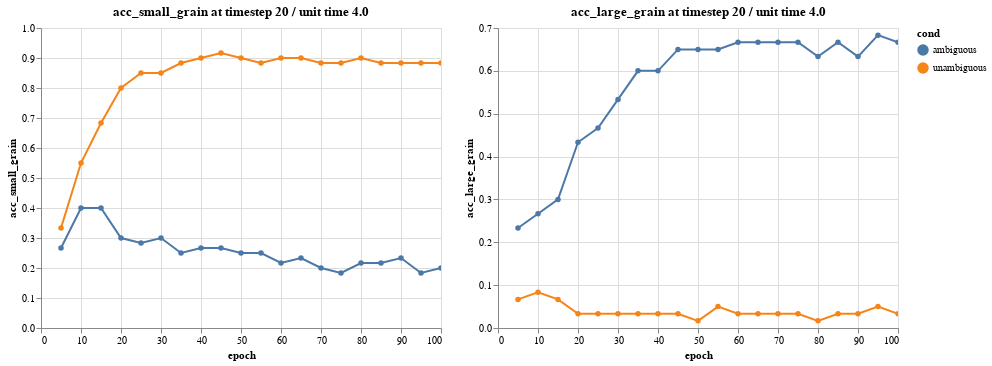

Source (notebook cell):
### Markdown cell above
### Grain plots

### Code cell
small = vis.plot_dev('acc_small_grain', exp='grain')
large = vis.plot_dev('acc_large_grain', exp='grain')
grain_plot = small | large
grain_plot.save(cfg.path_plot_folder + 'grain.html')
grain_plot

### Figure 1 — Vega-Lite specification as saved in the notebook (floating-point values rounded to 4 significant figures)
{"hconcat": [{"mark": {"point": true, "type": "line"}, "encoding": {"x": {"field": "epoch", "type": "quantitative"}, "color": {"field": "cond", "type": "nominal"}, "opacity": {"value": 0, "condition": {"value": 1, "selection": "selector010"}}, "y": {"field": "acc_small_grain", "type": "quantitative"}, "tooltip": [{"field": "epoch", "type": "quantitative"}, {"field": "timestep", "type": "quantitative"}, {"field": "sample_mil", "type": "quantitative"}, {"field": "acc", "type": "quantitative"}, {"field": "sse", "type": "quantitative"}]}, "selection": {"selector010": {"fields": ["cond"], "empty": "all", "type": "single", "on": "click"}, "selector011": {"bind": "scales", "type": "interval", "encodings": ["x", "y"]}}, "data": {"name": "data-3440e452d3d65d163a62edce63478c95"}, "title": "acc_small_grain at timestep 20 / unit time 4.0"}, {"mark": {"point": true, "type": "line"}, "encoding": {"x": {"field": "epoch", "type": "quantitative"}, "color": {"field": "cond", "type": "nominal"}, "opacity": {"value": 0, "condition": {"value": 1, "selection": "selector012"}}, "y": {"field": "acc_large_grain", "type": "quantitative"}, "tooltip": [{"field": "epoch", "type": "quantitative"}, {"field": "timestep", "type": "quantitative"}, {"field": "sample_mil", "type": "quantitative"}, {"field": "acc", "type": "quantitative"}, {"field": "sse", "type": "quantitative"}]}, "selection": {"selector013": {"bind": "scales", "type": "interval", "encodings": ["x", "y"]}, "selector012": {"fields": ["cond"], "empty": "all", "type": "single", "on": "click"}}, "data": {"name": "data-3440e452d3d65d163a62edce63478c95"}, "title": "acc_large_grain at timestep 20 / unit time 4.0"}], "datasets": {"data-3440e452d3d65d163a62edce63478c95": [{"epoch": 5, "acc": 0.5, "sample_mil": 0.04992, "exp": "grain", "timestep": 19, "acc_small_grain": 0.2667, "sse_small_grain": 2.534, "sse": 1.942, "code_name": "O2P_revisiting_weight_decay_0", "condition": "ambiguous", "unit_time": 3.8, "input_s": 0.0, "condition_pf": null, "cond": "ambiguous", "acc_large_grain": 0.2333, "sse_large_grain": 2.42}, {"epoch": 5, "acc": 0.4, "sample_mil": 0.04992, "exp": "grain", "timestep": 19, "acc_small_grain": 0.3333, "sse_small_grain": 1.983, "sse": 1.803, "code_name": "O2P_revisiting_weight_decay_0", "condition": "unambiguous", "unit_time": 3.8, "input_s": 0.0, "condition_pf": null, "cond": "unambiguous", "acc_large_grain": 0.06667, "sse_large_grain": 2.427}, {"epoch": 10, "acc": 0.6667, "sample_mil": 0.09984, "exp": "grain", "timestep": 19, "acc_small_grain": 0.4, "sse_small_grain": 1.479, "sse": 0.8676, "code_name": "O2P_revisiting_weight_decay_0", "condition": "ambiguous", "unit_time": 3.8, "input_s": 0.0, "condition_pf": null, "cond": "ambiguous", "acc_large_grain": 0.2667, "sse_large_grain": 1.384}, {"epoch": 10, "acc": 0.6333, "sample_mil": 0.09984, "exp": "grain", "timestep": 19, "acc_small_grain": 0.55, "sse_small_grain": 0.9486, "sse": 0.8853, "code_name": "O2P_revisiting_weight_decay_0", "condition": "unambiguous", "unit_time": 3.8, "input_s": 0.0, "condition_pf": null, "cond": "unambiguous", "acc_large_grain": 0.08333, "sse_large_grain": 1.988}, {"epoch": 15, "acc": 0.7, "sample_mil": 0.1498, "exp": "grain", "timestep": 19, "acc_small_grain": 0.4, "sse_small_grain": 1.502, "sse": 0.6458, "code_name": "O2P_revisiting_weight_decay_0", "condition": "ambiguous", "unit_time": 3.8, "input_s": 0.0, "condition_pf": null, "cond": "ambiguous", "acc_large_grain": 0.3, "sse_large_grain": 1.308}, {"epoch": 15, "acc": 0.75, "sample_mil": 0.1498, "exp": "grain", "timestep": 19, "acc_small_grain": 0.6833, "sse_small_grain": 0.5905, "sse": 0.5037, "code_name": "O2P_revisiting_weight_decay_0", "condition": "unambiguous", "unit_time": 3.8, "input_s": 0.0, "condition_pf": null, "cond": "unambiguous", "acc_large_grain": 0.06667, "sse_large_grain": 2.174}, {"epoch": 20, "acc": 0.7333, "sample_mil": 0.1997, "exp": "grain", "timestep": 19, "acc_small_grain": 0.3, "sse_small_grain": 1.599, "sse": 0.4982, "code_name": "O2P_revisiting_weight_decay_0", "condition": "ambiguous", "unit_time": 3.8, "input_s": 0.0, "condition_pf": null, "cond": "ambiguous", "acc_large_grain": 0.4333, "sse_large_grain": 1.103}, {"epoch": 20, "acc": 0.8333, "sample_mil": 0.1997, "exp": "grain", "timestep": 19, "acc_small_grain": 0.8, "sse_small_grain": 0.4552, "sse": 0.3402, "code_name": "O2P_revisiting_weight_decay_0", "condition": "unambiguous", "unit_time": 3.8, "input_s": 0.0, "condition_pf": null, "cond": "unambiguous", "acc_large_grain": 0.03333, "sse_large_grain": 2.476}, {"epoch": 25, "acc": 0.75, "sample_mil": 0.2496, "exp": "grain", "timestep": 19, "acc_small_grain": 0.2833, "sse_small_grain": 1.81, "sse": 0.4407, "code_name": "O2P_revisiting_weight_decay_0", "condition": "ambiguous", "unit_time": 3.8, "input_s": 0.0, "condition_pf": null, "cond": "ambiguous", "acc_large_grain": 0.4667, "sse_large_grain": 1.061}, {"epoch": 25, "acc": 0.8833, "sample_mil": 0.2496, "exp": "grain", "timestep": 19, "acc_small_grain": 0.85, "sse_small_grain": 0.36, "sse": 0.2568, "code_name": "O2P_revisiting_weight_decay_0", "condition": "unambiguous", "unit_time": 3.8, "input_s": 0.0, "condition_pf": null, "cond": "unambiguous", "acc_large_grain": 0.03333, "sse_large_grain": 2.743}, {"epoch": 30, "acc": 0.8333, "sample_mil": 0.2995, "exp": "grain", "timestep": 19, "acc_small_grain": 0.3, "sse_small_grain": 1.936, "sse": 0.294, "code_name": "O2P_revisiting_weight_decay_0", "condition": "ambiguous", "unit_time": 3.8, "input_s": 0.0, "condition_pf": null, "cond": "ambiguous", "acc_large_grain": 0.5333, "sse_large_grain": 0.9977}, {"epoch": 30, "acc": 0.8833, "sample_mil": 0.2995, "exp": "grain", "timestep": 19, "acc_small_grain": 0.85, "sse_small_grain": 0.315, "sse": 0.2162, "code_name": "O2P_revisiting_weight_decay_0", "condition": "unambiguous", "unit_time": 3.8, "input_s": 0.0, "condition_pf": null, "cond": "unambiguous", "acc_large_grain": 0.03333, "sse_large_grain": 2.973}, {"epoch": 35, "acc": 0.85, "sample_mil": 0.3494, "exp": "grain", "timestep": 19, "acc_small_grain": 0.25, "sse_small_grain": 2.117, "sse": 0.2679, "code_name": "O2P_revisiting_weight_decay_0", "condition": "ambiguous", "unit_time": 3.8, "input_s": 0.0, "condition_pf": null, "cond": "ambiguous", "acc_large_grain": 0.6, "sse_large_grain": 0.9068}, {"epoch": 35, "acc": 0.9167, "sample_mil": 0.3494, "exp": "grain", "timestep": 19, "acc_small_grain": 0.8833, "sse_small_grain": 0.277, "sse": 0.1771, "code_name": "O2P_revisiting_weight_decay_0", "condition": "unambiguous", "unit_time": 3.8, "input_s": 0.0, "condition_pf": null, "cond": "unambiguous", "acc_large_grain": 0.03333, "sse_large_grain": 3.006}, {"epoch": 40, "acc": 0.8667, "sample_mil": 0.3994, "exp": "grain", "timestep": 19, "acc_small_grain": 0.2667, "sse_small_grain": 2.183, "sse": 0.2586, "code_name": "O2P_revisiting_weight_decay_0", "condition": "ambiguous", "unit_time": 3.8, "input_s": 0.0, "condition_pf": null, "cond": "ambiguous", "acc_large_grain": 0.6, "sse_large_grain": 0.931}, {"epoch": 40, "acc": 0.9333, "sample_mil": 0.3994, "exp": "grain", "timestep": 19, "acc_small_grain": 0.9, "sse_small_grain": 0.2836, "sse": 0.1773, "code_name": "O2P_revisiting_weight_decay_0", "condition": "unambiguous", "unit_time": 3.8, "input_s": 0.0, "condition_pf": null, "cond": "unambiguous", "acc_large_grain": 0.03333, "sse_large_grain": 3.086}, {"epoch": 45, "acc": 0.9167, "sample_mil": 0.4493, "exp": "grain", "timestep": 19, "acc_small_grain": 0.2667, "sse_small_grain": 2.255, "sse": 0.2228, "code_name": "O2P_revisiting_weight_decay_0", "condition": "ambiguous", "unit_time": 3.8, "input_s": 0.0, "condition_pf": null, "cond": "ambiguous", "acc_large_grain": 0.65, "sse_large_grain": 0.8862}, {"epoch": 45, "acc": 0.95, "sample_mil": 0.4493, "exp": "grain", "timestep": 19, "acc_small_grain": 0.9167, "sse_small_grain": 0.2428, "sse": 0.1454, "code_name": "O2P_revisiting_weight_decay_0", "condition": "unambiguous", "unit_time": 3.8, "input_s": 0.0, "condition_pf": null, "cond": "unambiguous", "acc_large_grain": 0.03333, "sse_large_grain": 3.139}, {"epoch": 50, "acc": 0.9, "sample_mil": 0.4992, "exp": "grain", "timestep": 19, "acc_small_grain": 0.25, "sse_small_grain": 2.291, "sse": 0.2182, "code_name": "O2P_revisiting_weight_decay_0", "condition": "ambiguous", "unit_time": 3.8, "input_s": 0.0, "condition_pf": null, "cond": "ambiguous", "acc_large_grain": 0.65, "sse_large_grain": 0.8571}, {"epoch": 50, "acc": 0.9167, "sample_mil": 0.4992, "exp": "grain", "timestep": 19, "acc_small_grain": 0.9, "sse_small_grain": 0.2581, "sse": 0.2173, "code_name": "O2P_revisiting_weight_decay_0", "condition": "unambiguous", "unit_time": 3.8, "input_s": 0.0, "condition_pf": null, "cond": "unambiguous", "acc_large_grain": 0.01667, "sse_large_grain": 3.19}, {"epoch": 55, "acc": 0.9, "sample_mil": 0.5491, "exp": "grain", "timestep": 19, "acc_small_grain": 0.25, "sse_small_grain": 2.342, "sse": 0.217, "code_name": "O2P_revisiting_weight_decay_0", "condition": "ambiguous", "unit_time": 3.8, "input_s": 0.0, "condition_pf": null, "cond": "ambiguous", "acc_large_grain": 0.65, "sse_large_grain": 0.8338}, {"epoch": 55, "acc": 0.9333, "sample_mil": 0.5491, "exp": "grain", "timestep": 19, "acc_small_grain": 0.8833, "sse_small_grain": 0.2581, "sse": 0.1419, "code_name": "O2P_revisiting_weight_decay_0", "condition": "unambiguous", "unit_time": 3.8, "input_s": 0.0, "condition_pf": null, "cond": "unambiguous", "acc_large_grain": 0.05, "sse_large_grain": 3.147}, {"epoch": 60, "acc": 0.8833, "sample_mil": 0.599, "exp": "grain", "timestep": 19, "acc_small_grain": 0.2167, "sse_small_grain": 2.379, "sse": 0.2741, "code_name": "O2P_revisiting_weight_decay_0", "condition": "ambiguous", "unit_time": 3.8, "input_s": 0.0, "condition_pf": null, "cond": "ambiguous", "acc_large_grain": 0.6667, "sse_large_grain": 0.878}, {"epoch": 60, "acc": 0.9333, "sample_mil": 0.599, "exp": "grain", "timestep": 19, "acc_small_grain": 0.9, "sse_small_grain": 0.2515, "sse": 0.1464, "code_name": "O2P_revisiting_weight_decay_0", "condition": "unambiguous", "unit_time": 3.8, "input_s": 0.0, "condition_pf": null, "cond": "unambiguous", "acc_large_grain": 0.03333, "sse_large_grain": 3.182}, {"epoch": 65, "acc": 0.9, "sample_mil": 0.649, "exp": "grain", "timestep": 19, "acc_small_grain": 0.2333, "sse_small_grain": 2.316, "sse": 0.2305, "code_name": "O2P_revisiting_weight_decay_0", "condition": "ambiguous", "unit_time": 3.8, "input_s": 0.0, "condition_pf": null, "cond": "ambiguous", "acc_large_grain": 0.6667, "sse_large_grain": 0.8649}, {"epoch": 65, "acc": 0.9333, "sample_mil": 0.649, "exp": "grain", "timestep": 19, "acc_small_grain": 0.9, "sse_small_grain": 0.2872, "sse": 0.1766, "code_name": "O2P_revisiting_weight_decay_0", "condition": "unambiguous", "unit_time": 3.8, "input_s": 0.0, "condition_pf": null, "cond": "unambiguous", "acc_large_grain": 0.03333, "sse_large_grain": 3.202}, {"epoch": 70, "acc": 0.8667, "sample_mil": 0.6989, "exp": "grain", "timestep": 19, "acc_small_grain": 0.2, "sse_small_grain": 2.44, "sse": 0.2549, "code_name": "O2P_revisiting_weight_decay_0", "condition": "ambiguous", "unit_time": 3.8, "input_s": 0.0, "condition_pf": null, "cond": "ambiguous", "acc_large_grain": 0.6667, "sse_large_grain": 0.7718}, {"epoch": 70, "acc": 0.9167, "sample_mil": 0.6989, "exp": "grain", "timestep": 19, "acc_small_grain": 0.8833, "sse_small_grain": 0.2975, "sse": 0.1853, "code_name": "O2P_revisiting_weight_decay_0", "condition": "unambiguous", "unit_time": 3.8, "input_s": 0.0, "condition_pf": null, "cond": "unambiguous", "acc_large_grain": 0.03333, "sse_large_grain": 3.146}, {"epoch": 75, "acc": 0.85, "sample_mil": 0.7488, "exp": "grain", "timestep": 19, "acc_small_grain": 0.1833, "sse_small_grain": 2.46, "sse": 0.2997, "code_name": "O2P_revisiting_weight_decay_0", "condition": "ambiguous", "unit_time": 3.8, "input_s": 0.0, "condition_pf": null, "cond": "ambiguous", "acc_large_grain": 0.6667, "sse_large_grain": 0.8414}, {"epoch": 75, "acc": 0.9167, "sample_mil": 0.7488, "exp": "grain", "timestep": 19, "acc_small_grain": 0.8833, "sse_small_grain": 0.2582, "sse": 0.1983, "code_name": "O2P_revisiting_weight_decay_0", "condition": "unambiguous", "unit_time": 3.8, "input_s": 0.0, "condition_pf": null, "cond": "unambiguous", "acc_large_grain": 0.03333, "sse_large_grain": 3.212}, {"epoch": 80, "acc": 0.85, "sample_mil": 0.7987, "exp": "grain", "timestep": 19, "acc_small_grain": 0.2167, "sse_small_grain": 2.364, "sse": 0.3366, "code_name": "O2P_revisiting_weight_decay_0", "condition": "ambiguous", "unit_time": 3.8, "input_s": 0.0, "condition_pf": null, "cond": "ambiguous", "acc_large_grain": 0.6333, "sse_large_grain": 0.9963}, {"epoch": 80, "acc": 0.9167, "sample_mil": 0.7987, "exp": "grain", "timestep": 19, "acc_small_grain": 0.9, "sse_small_grain": 0.2234, "sse": 0.1822, "code_name": "O2P_revisiting_weight_decay_0", "condition": "unambiguous", "unit_time": 3.8, "input_s": 0.0, "condition_pf": null, "cond": "unambiguous", "acc_large_grain": 0.01667, "sse_large_grain": 3.226}, {"epoch": 85, "acc": 0.8833, "sample_mil": 0.8486, "exp": "grain", "timestep": 19, "acc_small_grain": 0.2167, "sse_small_grain": 2.411, "sse": 0.2911, "code_name": "O2P_revisiting_weight_decay_0", "condition": "ambiguous", "unit_time": 3.8, "input_s": 0.0, "condition_pf": null, "cond": "ambiguous", "acc_large_grain": 0.6667, "sse_large_grain": 0.9664}, {"epoch": 85, "acc": 0.9167, "sample_mil": 0.8486, "exp": "grain", "timestep": 19, "acc_small_grain": 0.8833, "sse_small_grain": 0.236, "sse": 0.1732, "code_name": "O2P_revisiting_weight_decay_0", "condition": "unambiguous", "unit_time": 3.8, "input_s": 0.0, "condition_pf": null, "cond": "unambiguous", "acc_large_grain": 0.03333, "sse_large_grain": 3.239}, {"epoch": 90, "acc": 0.8667, "sample_mil": 0.8986, "exp": "grain", "timestep": 19, "acc_small_grain": 0.2333, "sse_small_grain": 2.328, "sse": 0.2847, "code_name": "O2P_revisiting_weight_decay_0", "condition": "ambiguous", "unit_time": 3.8, "input_s": 0.0, "condition_pf": null, "cond": "ambiguous", "acc_large_grain": 0.6333, "sse_large_grain": 1.023}, {"epoch": 90, "acc": 0.9167, "sample_mil": 0.8986, "exp": "grain", "timestep": 19, "acc_small_grain": 0.8833, "sse_small_grain": 0.3177, "sse": 0.2068, "code_name": "O2P_revisiting_weight_decay_0", "condition": "unambiguous", "unit_time": 3.8, "input_s": 0.0, "condition_pf": null, "cond": "unambiguous", "acc_large_grain": 0.03333, "sse_large_grain": 3.184}, {"epoch": 95, "acc": 0.8667, "sample_mil": 0.9485, "exp": "grain", "timestep": 19, "acc_small_grain": 0.1833, "sse_small_grain": 2.488, "sse": 0.3265, "code_name": "O2P_revisiting_weight_decay_0", "condition": "ambiguous", "unit_time": 3.8, "input_s": 0.0, "condition_pf": null, "cond": "ambiguous", "acc_large_grain": 0.6833, "sse_large_grain": 0.944}, {"epoch": 95, "acc": 0.9333, "sample_mil": 0.9485, "exp": "grain", "timestep": 19, "acc_small_grain": 0.8833, "sse_small_grain": 0.3623, "sse": 0.2062, "code_name": "O2P_revisiting_weight_decay_0", "condition": "unambiguous", "unit_time": 3.8, "input_s": 0.0, "condition_pf": null, "cond": "unambiguous", "acc_large_grain": 0.05, "sse_large_grain": 3.183}, {"epoch": 100, "acc": 0.8667, "sample_mil": 0.9984, "exp": "grain", "timestep": 19, "acc_small_grain": 0.2, "sse_small_grain": 2.449, "sse": 0.3081, "code_name": "O2P_revisiting_weight_decay_0", "condition": "ambiguous", "unit_time": 3.8, "input_s": 0.0, "condition_pf": null, "cond": "ambiguous", "acc_large_grain": 0.6667, "sse_large_grain": 0.9426}, {"epoch": 100, "acc": 0.9167, "sample_mil": 0.9984, "exp": "grain", "timestep": 19, "acc_small_grain": 0.8833, "sse_small_grain": 0.2797, "sse": 0.2167, "code_name": "O2P_revisiting_weight_decay_0", "condition": "unambiguous", "unit_time": 3.8, "input_s": 0.0, "condition_pf": null, "cond": "unambiguous", "acc_large_grain": 0.03333, "sse_large_grain": 3.26}]}, "config": {"view": {"continuousHeight": 300, "continuousWidth": 400}}, "$schema": "https://vega.github.io/schema/vega-lite/v4.0.2.json"}
